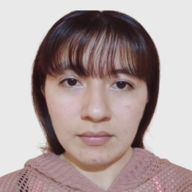
#> input picture dataset_imagenes/ArroboMercy/L00385770_1.png, 192 x 192 px, given as the content of the folder 1U3/laboratorioCNN/dataset_imagenes_augmented/GenesisHeredia, which was not available
$ jupyter execute --allow-errors '[NRC_6278]GenesisHeredia_KevinPaute_Lab1Parte1.ipynb'   (text cells are left out)
#> lines starting #> are read from the running program, lines starting #| are printed output that depends on the picture; pictures that were not available may be replaced by others from this repository, and a replacement may not be noted
[cell 1]
#Se realiza la importación de la libreria cv2
import cv2
#Se realiza la importación de la libreria numpy
import numpy as np
#Se realiza la importación de la libreria os
import os
os.environ['TF_CPP_MIN_LOG_LEVEL'] = '3'
#Se realiza la importación de la libreria pandas
import pandas as pd
#Se realiza la importación de la libreria plt
import matplotlib.pyplot as plt
#Se realiza la importación de la libreria seaborn
import seaborn as sn
#Se realiza la importación de la libreria keras
from keras.preprocessing.image import ImageDataGenerator
#Se importa shutil
import shutil
#Se importa glob
import glob
#Se importa tensorflow
from tensorflow.keras.utils import img_to_array, array_to_img, img_to_array, load_img
#Se importa Image de PIL
from  PIL  import Image
#Se importa remove de rembg
from rembg import remove
#Se importa MinMaxScaler de sklearn
from sklearn.preprocessing import MinMaxScaler

[cell 2]
#Se cargan las imagenes del dataset colocando la ruta de la carpeta general
ruta_imagenes = "dataset_imagenes"
#Función que permite listar las carpetas que contiene
clases = os.listdir(ruta_imagenes)
#Función que permite clasificar los nombres de cada carpeta
clases.sort()
#Imprimir los nombres de las carpetas
print(clases)

[cell 3]
'''
    Ciclo for para copiar las imágenes y realizar data aumented
'''
for n_clase in clases:
    cur_path = ruta_imagenes + "/" + n_clase
    elements = os.listdir(cur_path)

    for element in elements:
        print("Copiando imagen - {} en dataset_imagenes_augmented/{}".format(element, n_clase))
        src = os.path.join(ruta_imagenes + "/" + n_clase, element) # origen
        dst = os.path.join("dataset_imagenes_augmented/" + n_clase, element)
        shutil.copy(src, dst)

#> (a cell that did not finish here is left out)

[cell 5]
os.chdir(r"C:\Users\usuar\Documents\Laboratorio1U3\laboratorioCNN\dataset_imagenes_augmented\CevallosJoan")
#> (the rest of this cell did not finish here and is left out)

[cell 6]
os.chdir(r"C:\Users\usuar\Documents\Laboratorio1U3\laboratorioCNN\dataset_imagenes_augmented\GenesisHeredia")
#> (the rest of this cell did not finish here and is left out)

[cell 7]
os.chdir(r"C:\Users\usuar\Documents\Laboratorio1U3\laboratorioCNN\dataset_imagenes_augmented\ArroboMercy")
#> (the rest of this cell did not finish here and is left out)

[cell 8]
os.chdir(r"C:\Users\usuar\Documents\Laboratorio1U3\laboratorioCNN\dataset_imagenes_augmented\PauteKevin")
#> (the rest of this cell did not finish here and is left out)

[cell 9]
os.chdir(r"C:\Users\usuar\Documents\Laboratorio1U3\laboratorioCNN\dataset_imagenes_augmented\RivasSelena")
#> (the rest of this cell did not finish here and is left out)

[cell 10]
#Se cargan las imagenes del dataset colocando la ruta de la carpeta general
os.chdir(r"C:\Users\usuar\Documents\Laboratorio1U3\laboratorioCNN")
ruta_imagenes = "dataset_imagenes_augmented"
#Función que permite listar las carpetas que contiene
nombre_clases = os.listdir(ruta_imagenes)
#Función que permite clasificar los nombres de cada carpeta
nombre_clases.sort()
#Imprimir los nombres de las carpetas
print(nombre_clases)

[cell 11]
for n_clase in nombre_clases:
    cur_path = ruta_imagenes + "/" + n_clase
    cur_label = n_clase
    i = 1

    for archivo in glob.glob(cur_path + "/*"):
        print("Procesando Imagen - {} en {}".format(i, cur_label))
        # read the images path
        image = cv2.imread(archivo)
#> image is the input picture: shape (192, 192, 3); mean B, G, R 157.6, 158.7, 174.4
        # denoising images
        dst = cv2.fastNlMeansDenoisingColored(image,None,10,10,7,21)
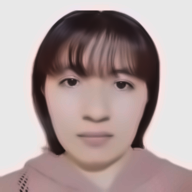
#> dst: shape (192, 192, 3); mean B, G, R 157, 158, 174.8
        b,g,r = cv2.split(dst)
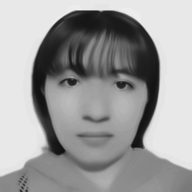
#> b: shape (192, 192); min 15, max 241, mean 157
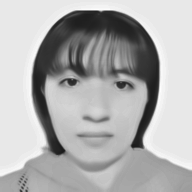
#> r: shape (192, 192); min 26, max 254, mean 174.8
        rgb_dst = cv2.merge([r,g,b])

        save_path = 'dataset_imagenes_denoised/'+ cur_label
        cv2.imwrite(os.path.join(save_path , cur_label + '_' + str(i) + '.jpg'),
                    cv2.cvtColor(rgb_dst,cv2.COLOR_RGB2BGR))


        # show loop update
        i += 1
